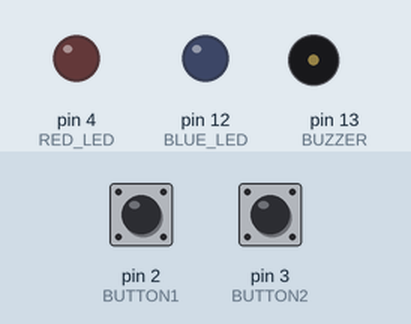
This sketch was run on a simulated Arduino Uno, built with avr-gcc and run on an emulated ATmega328P. On the bench: output pins drawn as LEDs (lit = HIGH), buzzer (waves = sounding). Dashed ring = blinking. The inputs (shaded band) are chosen by the test bench; at power-on: pin 2 (BUTTON1) HIGH, pin 3 (BUTTON2) HIGH. Random numbers use the default seed unless the sketch sets one.

Above: at 2.7 s.
2.8 s: pin 2 (BUTTON1) pulled LOW for 0.15 s
At 3.07 s:
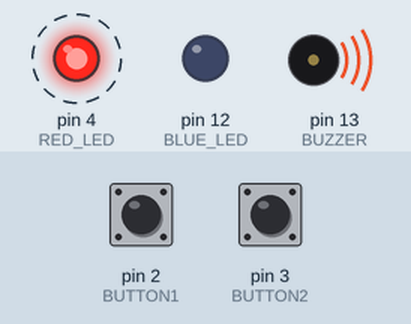
5.9 s: pin 3 (BUTTON2) pulled LOW for 0.15 s
At 6.4 s:
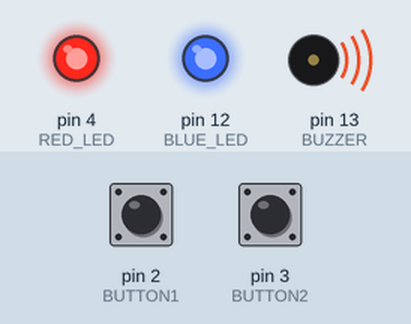
8.0 s: pin 3 (BUTTON2) pulled LOW for 1 s
At 10.62 s:
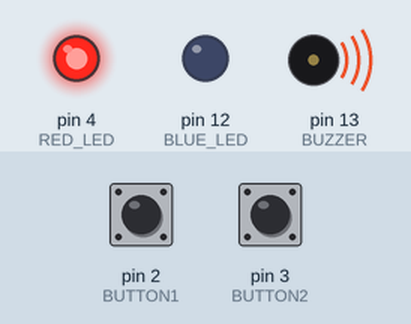
12.0 s: pin 3 (BUTTON2) pulled LOW for 3.2 s
At 17.9 s:
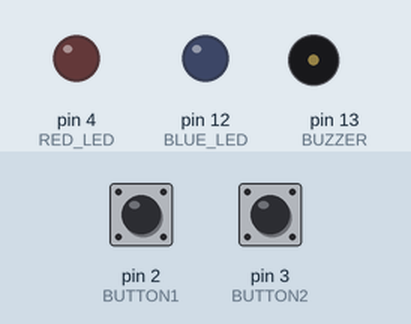
Timing chart, 0 to 19.2 s (numbered marks = the images above; inputs shaded):
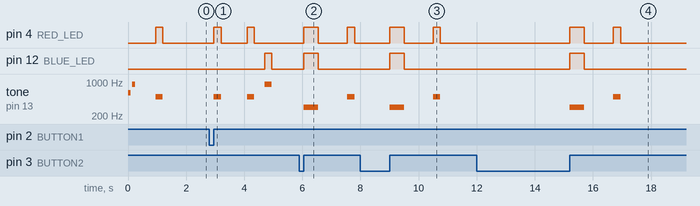

The sketch:

main.ino
```cpp
const int BUTTON1 = 2;
const int BUTTON2 = 3;
const int RED_LED = 4;
const int BLUE_LED = 12;
const int BUZZER = 13;

//you cah change for more if want
const int MAX_SEQUENCE = 50;

int sequence[MAX_SEQUENCE];
int sequenceLength = 1;

void setup() {
  pinMode(BUTTON1, INPUT_PULLUP);
  pinMode(BUTTON2, INPUT_PULLUP);

  pinMode(RED_LED, OUTPUT);
  pinMode(BLUE_LED, OUTPUT);

  pinMode(BUZZER, OUTPUT);

  randomSeed(analogRead(A0));

  // sound for startup
  tone(BUZZER, 600, 100);
  delay(150);
  tone(BUZZER, 900, 100);
  delay(300);

  sequence[0] = random(0, 2);

  showSequence();
}

void loop() {

  for (int i = 0; i < sequenceLength; i++) {

    int playerInput = waitForButton();

    // answer check
    if (playerInput != sequence[i]) {
      gameOver();
      return;
    }
    playMove(playerInput);
  }

  delay(300);

//adds move
if (sequenceLength < MAX_SEQUENCE) {
    sequence[sequenceLength] = random(0, 2);
    sequenceLength++;
  }

  showSequence();
}

void showSequence() {
  delay(500);
  for (int i = 0; i < sequenceLength; i++) {

    playMove(sequence[i]);

    delay(250);
  }
}

int waitForButton() {

  while (true) {

    if (digitalRead(BUTTON1) == LOW) {

      delay(30); //deb

      while (digitalRead(BUTTON1) == LOW);

      return 0;
    }

    if (digitalRead(BUTTON2) == LOW) {

      delay(30); //dev

      while (digitalRead(BUTTON2) == LOW);

      return 1;
    }
  }
}

void playMove(int move) {

  if (move == 0) {

    // red  led
    digitalWrite(RED_LED, HIGH);
    tone(BUZZER, 500);

    delay(250);

    digitalWrite(RED_LED, LOW);
    noTone(BUZZER);

  } else {

    // blue led
    digitalWrite(BLUE_LED, HIGH);
    tone(BUZZER, 900);

    delay(250);
    digitalWrite(BLUE_LED, LOW);
    noTone(BUZZER);
  }

  delay(100);
}
void gameOver() {
  tone(BUZZER, 300);
  digitalWrite(RED_LED, HIGH);
  digitalWrite(BLUE_LED, HIGH);
  delay(500);

  noTone(BUZZER);
  digitalWrite(RED_LED, LOW);
  digitalWrite(BLUE_LED, LOW);

  delay(500);
  sequenceLength = 1;
  sequence[0] = random(0, 2);

  showSequence();
}
```

Measured:
- after the input at 2.8 s, pin 4 (RED_LED): alternates HIGH for 0.25 s and LOW for 0.90 s, starting after 0.15 s; pin 12 (BLUE_LED): LOW → HIGH after 1.9 s, → LOW 0.25 s later; tone on pin 13 (BUZZER): plays 500 Hz for 0.25 s, 500 Hz for 0.25 s, 900 Hz for 0.25 s, starting after 0.15 s
- after the input at 5.9 s, pin 4 (RED_LED): LOW → HIGH after 0.15 s, → LOW 0.50 s later, → HIGH 1.0 s later, → LOW 0.25 s later; pin 12 (BLUE_LED): LOW → HIGH after 0.15 s, → LOW 0.50 s later; tone on pin 13 (BUZZER): silent → 300 Hz after 0.15 s, → silent 0.50 s later, → 500 Hz 1.0 s later, → silent 0.25 s later
- after the input at 8.0 s, pin 4 (RED_LED): LOW → HIGH after 1.0 s, → LOW 0.50 s later, → HIGH 1.0 s later, → LOW 0.25 s later; pin 12 (BLUE_LED): LOW → HIGH after 1.0 s, → LOW 0.50 s later; tone on pin 13 (BUZZER): silent → 300 Hz after 1.0 s, → silent 0.50 s later, → 500 Hz 1.0 s later, → silent 0.25 s later
- after the input at 12.0 s, pin 4 (RED_LED): LOW → HIGH after 3.2 s, → LOW 0.50 s later, → HIGH 1.0 s later, → LOW 0.25 s later; pin 12 (BLUE_LED): LOW → HIGH after 3.2 s, → LOW 0.50 s later; tone on pin 13 (BUZZER): silent → 300 Hz after 3.2 s, → silent 0.50 s later, → 500 Hz 1.0 s later, → silent 0.25 s later
